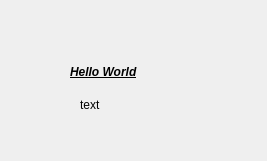
<?xml version="1.0" encoding="UTF-8"?>
<ui version="4.0">
 <class>Dialog</class>
 <widget class="QDialog" name="Dialog">
  <property name="geometry">
   <rect>
    <x>0</x>
    <y>0</y>
    <width>267</width>
    <height>161</height>
   </rect>
  </property>
  <property name="windowTitle">
   <string>Dialog</string>
  </property>
  <widget class="QLabel" name="label">
   <property name="geometry">
    <rect>
     <x>70</x>
     <y>57</y>
     <width>131</width>
     <height>31</height>
    </rect>
   </property>
   <property name="text">
    <string>&lt;html&gt;&lt;head/&gt;&lt;body&gt;&lt;p&gt;&lt;span style=&quot; font-weight:600; font-style:italic; text-decoration: underline;&quot;&gt;Hello World&lt;/span&gt;&lt;/p&gt;&lt;/body&gt;&lt;/html&gt;</string>
   </property>
  </widget>
  <widget class="QLabel" name="label_2">
   <property name="geometry">
    <rect>
     <x>80</x>
     <y>90</y>
     <width>131</width>
     <height>31</height>
    </rect>
   </property>
   <property name="text">
    <string>&lt;html&gt;&lt;head/&gt;&lt;body&gt;&lt;p&gt;text&lt;/p&gt;&lt;/body&gt;&lt;/html&gt;</string>
   </property>
  </widget>
 </widget>
 <layoutdefault spacing="6" margin="11"/>
 <resources/>
 <connections/>
</ui>
